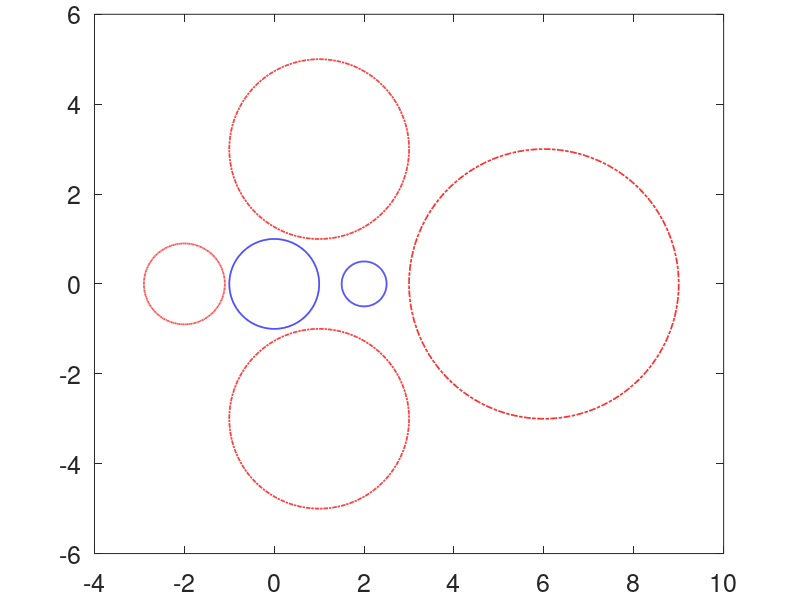

Here is the MATLAB script that generated this plot:
clear
%%
% In this example, the function 
% cap = capgc (et,etp,alphav,deltav,m,ell,mp,alpha)
% is used to compute the capacity of the generalized condenser (B,E,delta)
% where
% 1)  B=C (the complex plane) and hence ell=0
% 2)  E=E1 U E2 where E1 is the interior of the circle |z|=1 and E2 is the
% interior of the circle |z-a|=r.
% 3)  delta=[0 1];
% 4)  For this case, E is bounded and m'=m=2, G is unbounded
% 
% The exact capacity for this case is known and given by
%  cap = 2/(1+sqrt(1-4*r/((1+a-r)*(a+r-1))))-1;
%%
a=2; r2=0.5;
%% 
n        =   2^10;
t        =  (0:2*pi/n:2*pi-2*pi/n).';
%%
alphav   =  [0 ; a];
deltav   =  [0 ; 1];
m        =   2; 
mp       =   m; 
ell      =   4;
%%
k=1; % parametrization of \Gamma_1, the internal boundary
et (1+(k-1)*n:k*n,1)   =         exp(-i.*t);
k=2; % parametrization of \Gamma_2, the internal boundary
et (1+(k-1)*n:k*n,1)   =    a+r2.*exp(-i.*t);
k=3; % parametrization of \Gamma_3, the external boundary
et (1+(k-1)*n:k*n,1)   =  1+3i+2.*exp(-i.*t);
k=4; % parametrization of \Gamma_3, the external boundary
et (1+(k-1)*n:k*n,1)   =  1-3i+2.*exp(-i.*t);
k=5; % parametrization of \Gamma_3, the external boundary
et (1+(k-1)*n:k*n,1)   =  -2+0.9.*exp(-i.*t);
k=6; % parametrization of \Gamma_3, the external boundary
et (1+(k-1)*n:k*n,1)   =     6+3.*exp(-i.*t);
% 
% 
figure;
hold on
for k=1:m
    crv    =  et((k-1)*n+1:k*n,1); crv(n+1)  =  crv(1);
    plot(real(crv),imag(crv),'b','LineWidth',1.2)
end
for k=m+1:m+ell
    crv    =  et((k-1)*n+1:k*n,1); crv(n+1)  =  crv(1);
    plot(real(crv),imag(crv),'-.r','LineWidth',1.2)
end
axis equal
axis([-4 10 -6 6])
% axis off
box on
ax=gca;
set(gca,'XTick',[-4:2:10],'FontSize',18);
set(gca,'YTick',[-6:2:6]);
set(gca,'LooseInset',get(gca,'TightInset'))
print -depsc fig_6c_ii_fig
%%
